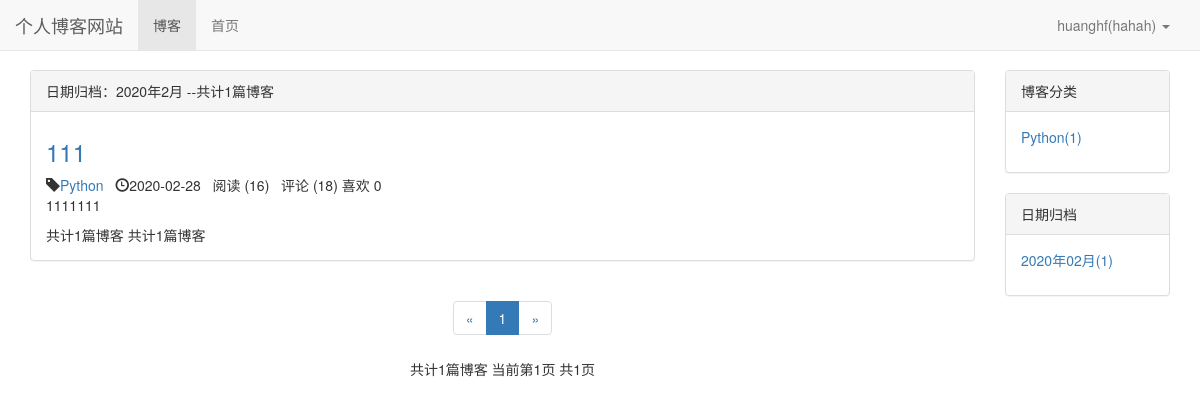
/blog/date/2020/2 (signed in), run on the app's committed database.
### user/models.py (models this page shows, shortened)
class User(AbstractUser):
    nickname = models.CharField(max_length=20, default='',verbose_name='昵称')
    class Meta(AbstractUser.Meta):
        pass

class Profile(models.Model):
    user = models.OneToOneField(User, on_delete = models.CASCADE)
    nickname = models.CharField(max_length=20, verbose_name="昵称")

### blog/models.py (models this page shows, shortened)
class Blog(models.Model,Test):
    title = models.CharField(max_length=50)
    blog_type = models.ForeignKey(BlogType,on_delete=models.DO_NOTHING)
    content = RichTextUploadingField()
    author = models.ForeignKey(settings.AUTH_USER_MODEL,on_delete=models.DO_NOTHING)
    read_details = GenericRelation(ReadDetail)
    created_time = models.DateTimeField(auto_now_add=True)
    last_updated_time = models.DateTimeField(auto_now=True)
    class Meta:
        ordering = ['created_time']

class BlogType(models.Model):
    type_name = models.CharField(max_length=15)
    def __str__(self):
            return  self.type_name

### read_record/models.py (models this page shows)
class ReadNum(models.Model):
    read_num = models.IntegerField(default=0)
    content_type = models.ForeignKey(ContentType, on_delete=models.CASCADE)
    object_id = models.PositiveIntegerField()
    content_object = GenericForeignKey('content_type', 'object_id')

### likes/models.py (models this page shows)
class LikeModel(models.Model):
    content_type = models.ForeignKey(ContentType,on_delete=models.CASCADE)
    object_id = models.PositiveIntegerField()
    content_object = GenericForeignKey('content_type','object_id')
    liked_num = models.IntegerField(default=0)

### blog/views.py (the view)
# urls.py: path('date/<int:year>/<int:month>', blogs_with_date,name="blogs_with_date"),
def blogs_with_date(request,year,month):
    context = {}
    blogs_all_list = Blog.objects.filter(created_time__year=year,created_time__month=month)
    context = get_blog_list_common_data(request,blogs_all_list)
    context['blog_with_date'] =  '%s年%s月' % (year,month)
    return render(request,'blogs_with_date.html',context)

### comment/templatetags/comment_tags.py (called while the page is built)
@register.simple_tag
def get_comment_count(obj):
    content_type = ContentType.objects.get_for_model(obj)
    return Comment.objects.filter(content_type=content_type,object_id=obj.pk).count()

### likes/templatetags/likes_tags.py (called while the page is built)
@register.simple_tag
def get_like_count(obj):
    content_type = ContentType.objects.get_for_model(obj)
    like_count, created =  LikeModel.objects.get_or_create(content_type=content_type, object_id=obj.pk)
    return like_count.liked_num

### read_record/models.py (called while the page is built)
        def get_read_num(self):
            try:
                ct = ContentType.objects.get_for_model(self)
                readnum = ReadNum.objects.get(content_type=ct, object_id=self.pk)
                return readnum.read_num
            except ObjectDoesNotExist as e:
                return 0

### user/context_processors.py (called while the page is built)
def login_modal_form(request):
    return {'login_modal_form':LoginForm()}

### user/models.py (called while the page is built)
def get_nickname_or_username(self):
    if Profile.objects.filter(user=self).exists():
        profile = Profile.objects.get(user=self)
        return profile.nickname
    else:
        return self.username

def has_nickname(self):
    return Profile.objects.filter(user=self).exists()

### blog/templates/blogs_with_date.html (shortened to what this page needs)
{% extends 'blog_list.html' %}
{% block blog_list_title　%}
日期归档：{{ blog_with_date }}
{{  blog_type.type_name }}--共计{{ blogs|length }}篇博客
{% endblock %}

### blog/templates/blog_list.html (shortened to what this page needs)
{% extends 'base.html' %}
{% load staticfiles%}
{% load comment_tags %}
{% load likes_tags %}
{% block header_extends%}
    <link rel="stylesheet" href="{% static 'blog/blog.css' %}">
{% endblock%}
{% block nav_blog_active %}active{% endblock %}
{% block content%}
    <div class="container">
        <div class="row">
            <div class="col-xs-12 col-sm-8 col-md-9 col-lg-10">
                <div class="panel panel-default">
                    <div class="panel-heading">{% block blog_list_title　%}博客列表{% endblock %}</div>
                    <div class="panel-body">
                        {% for blog in page_of_blogs.object_list %}
                        <div class="blog">
                            <h3><a href="{% url 'blog_detail' blog.pk%}"> {{ blog.title }}</a></h3>
                            <p class="blog-info">
                                <span class="glyphicon glyphicon-tag" aria-hidden="true"></span><a href="{% url 'blogs_with_type' blog.blog_type.pk %}">{{ blog.blog_type}}</a>&nbsp;&nbsp;
                                <span class="glyphicon glyphicon-time" aria-hidden="true"></span>{{ blog.created_time|date:"Y-m-d"}}&nbsp;&nbsp; 阅读 ({{blog.get_read_num}})&nbsp;&nbsp;
                                <span>评论 ({% get_comment_count blog %})</span>
                                <span class="liked-num">喜欢 {% get_like_count blog %}</span>
                            </p>
                            <p>{{ blog.content |striptags| truncatechars:120 }}</p>
                        </div>
                        {% empty %}
                        <div class="blog">
                            <h3>---暂无博客，敬请期待！</h3>
                        </div>
                        {% endfor %}
                        共计{{blogs|length}}篇博客
                        共计{{ blog_length}}篇博客
                    </div>
                </div>
                <div class="paginator">
                    <ul class="pagination">
                      <li>
                            {% if page_of_blogs.has_previous %}
                                <a href="?page={{ page_of_blogs.previous_page_number }}" aria-label="Previous">
                                <span aria-hidden="true">&laquo;</span>
                                </a>
                            {% else %}
                                <span aria-hidden="true">&laquo;</span>
                            {% endif %}
                      </li>
                            {% for page_num in page_range %}
                                {% if page_num == page_of_blogs.number %}
                                    <li class="active"><a href="?page={{ page_num }}">{{ page_num }}</a></li>
                                {% else %}
                                    {% if page_num == '...' %}
                                        <li ><span>{{ page_num }}</span></li>
                                    {% else %}
                                        <li ><a href="?page={{ page_num }}">{{ page_num }}</a></li>
                                    {% endif %}
                                {% endif %}
                            {% endfor%}
                      <li>
                        {% if page_of_blogs.has_next %}
                            <a href="?page={{ page_of_blogs.next_page_number }}" aria-label="Next">
                            <span aria-hidden="true">&raquo;</span>
                            </a>
                        {% else %}
                            <span aria-hidden="true">&raquo;</span>
                        {% endif %}
                        </li>
                    </ul>
                    <p>
                        共计{{ page_of_blogs.paginator.count }}篇博客
                        当前第{{ page_of_blogs.number }}页
                        共{{ page_of_blogs.paginator.num_pages}}页
                    </p>
                </div>
            </div>
            <div class="hidden-xs col-sm-4 col-md-3 col-lg-2">
                <div class="panel panel-default">
                    <div class="panel-heading">博客分类</div>
                    <div class="panel-body">
                        <ul class="blog-types">
                            {% for blog_type in blog_types %}
                                <li>
                                    <a href="{% url 'blogs_with_type' blog_type.pk%}">
                                    {{ blog_type.type_name}}({{ blog_type.blog_count }})
                                    </a>
                                </li>
                            {% empty %}
                                <li>暂无分类</li>
                            {% endfor %}
                        </ul>
                    </div>
                </div>
                <div class="panel panel-default">
                    <div class="panel-heading">
                        日期归档
                    </div>
                    <div class="panel-body">
                        <ul>
                            {% for blog_date,blog_count in blog_dates.items %}
                                <li>
                                    <a href="{% url 'blogs_with_date' blog_date.year blog_date.month %}">{{ blog_date|date:"Y年m月" }}({{ blog_count }})</a>
                                </li>
                            {% endfor%}
                        </ul>
                    </div>
                </div>
            </div>
        </div>
    </div>
{% endblock%}

### templates/base.html (shortened to what this page needs)
{% load staticfiles %}
<!DOCTYPE html>
<html lang="zh-CN">
<head>
    <link rel="stylesheet" href="{% static 'css/base.css'%}">
    <link rel="stylesheet" href="{% static 'bootstrap-3.3.7/css/bootstrap.min.css'%}">
    {% block header_extends %}{% endblock %}
</head>
<body>
    <div class="navbar navbar-default navbar-fixed-top" role="navigation">
        <div class="container-fluid">
            <div class="navbar-header">
                <a class = "navbar-brand" href="">
                    个人博客网站
                </a>
            </div>
            <div id="navbar-collapse" class="collapse navbar-collapse" >
                <ul class="nav navbar-nav">
                    <li class="{% block nav_blog_active %}{% endblock%}"><a href="{% url 'blog_list' %}">博客</a></li>
                    <li class="{% block nav_home_active %}{% endblock%}"><a href="{% url 'home' %}">首页</a></li>
                </ul>
                <ul class="nav navbar-nav navbar-right">
                    {% if not user.is_authenticated %}
                    <li><a href="{% url 'login'%}?from={{ request.get_full_path }}">登录</a></li>
                    <li><a href="{% url 'register'%}?from={{ request.get_full_path }}">注册</a></li>
                    {% else %}
                        <li class="dropdown">
                        <a href="#" class="dropdown-toggle" data-toggle="dropdown" role="button">
                            {% if user.has_nickname %}
                                {{ user.username }}({{ user.get_nickname_or_username }})
                            {% else %}
                                {{ user.username }}
                            {% endif %}
                            <span class="caret"></span></a>
                        </li>
                    {% endif %}
                  </ul>
            </div>
        </div>
    </div>
    {% block content%}{% endblock%}
</body>
</html>

### static/css/base.css (style rules this page uses)
* { margin: 0; padding: 0; }
body { margin-top: 70px!important; }
ul { list-style-type: none; }
ul.navbar-right { margin-right: 0; }

### blog/static/blog/blog.css (style rules this page uses)
.blog-types { list-style-type: none; }
div.blog h3 { margin-top: 0.5em; }
div.blog p.blog-info { margin-bottom: 0; }
div.paginator { text-align: center; }

### data on the page
User: username "huanghf", get_nickname_or_username "hahah"
Blog: title "111", blog_type "Python", created_time "2020-02-28", get_read_num "16", id "18", id.liked_num "0", content "1111111"
BlogType: type_name "Python", blog_count "1"

### other printed values
{{ blog_with_date }} "2020年2月"
{{ blogs|length }} "1"
{{ blog_length }} "1"
{{ page_num }} "1"
{{ page_of_blogs.paginator.count }} "1"
{{ page_of_blogs.number }} "1"
{{ page_of_blogs.paginator.num_pages }} "1"
{{ blog_date|date:"Y年m月" }} "2020年02月"
{{ blog_count }} "1"
